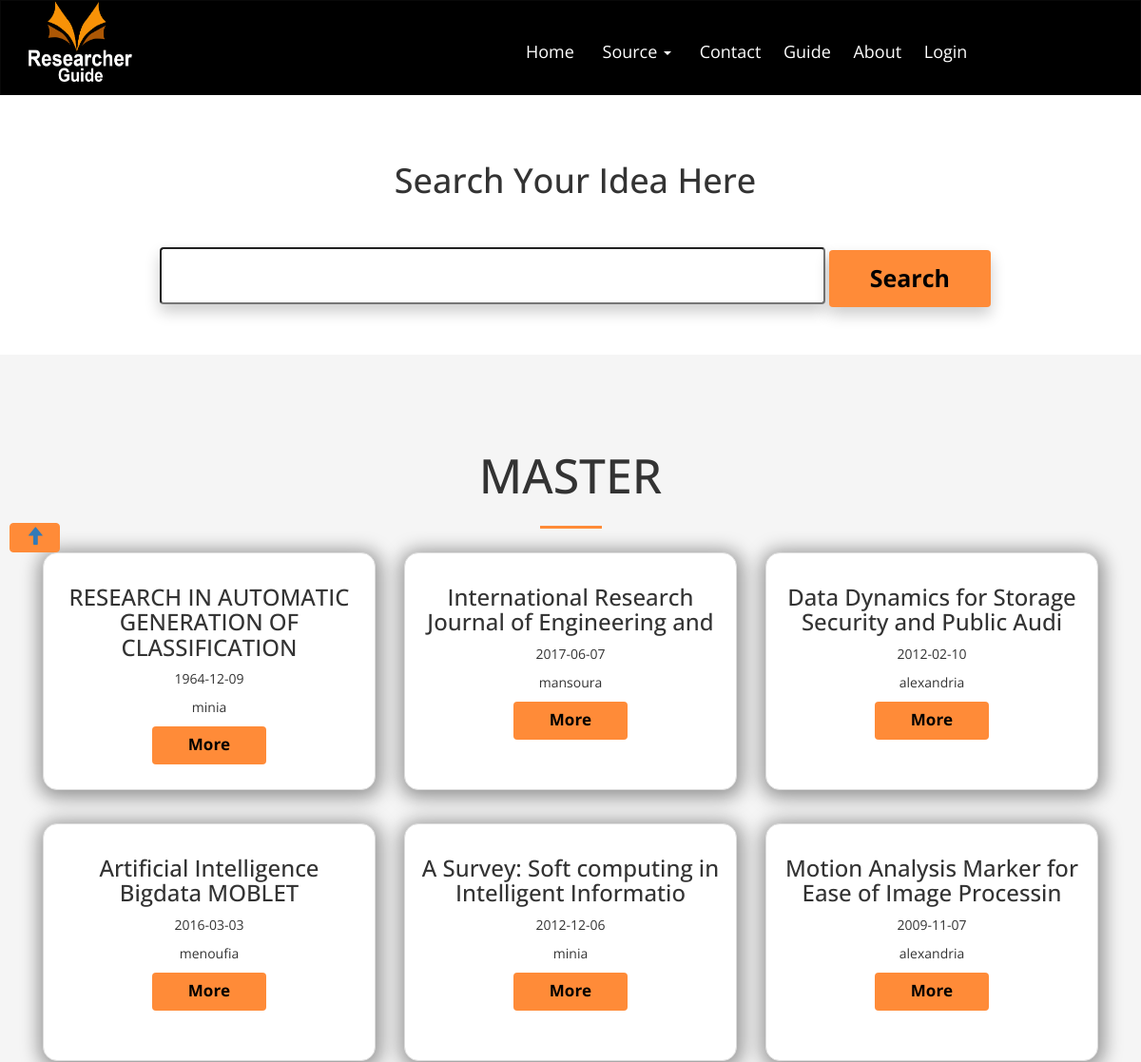
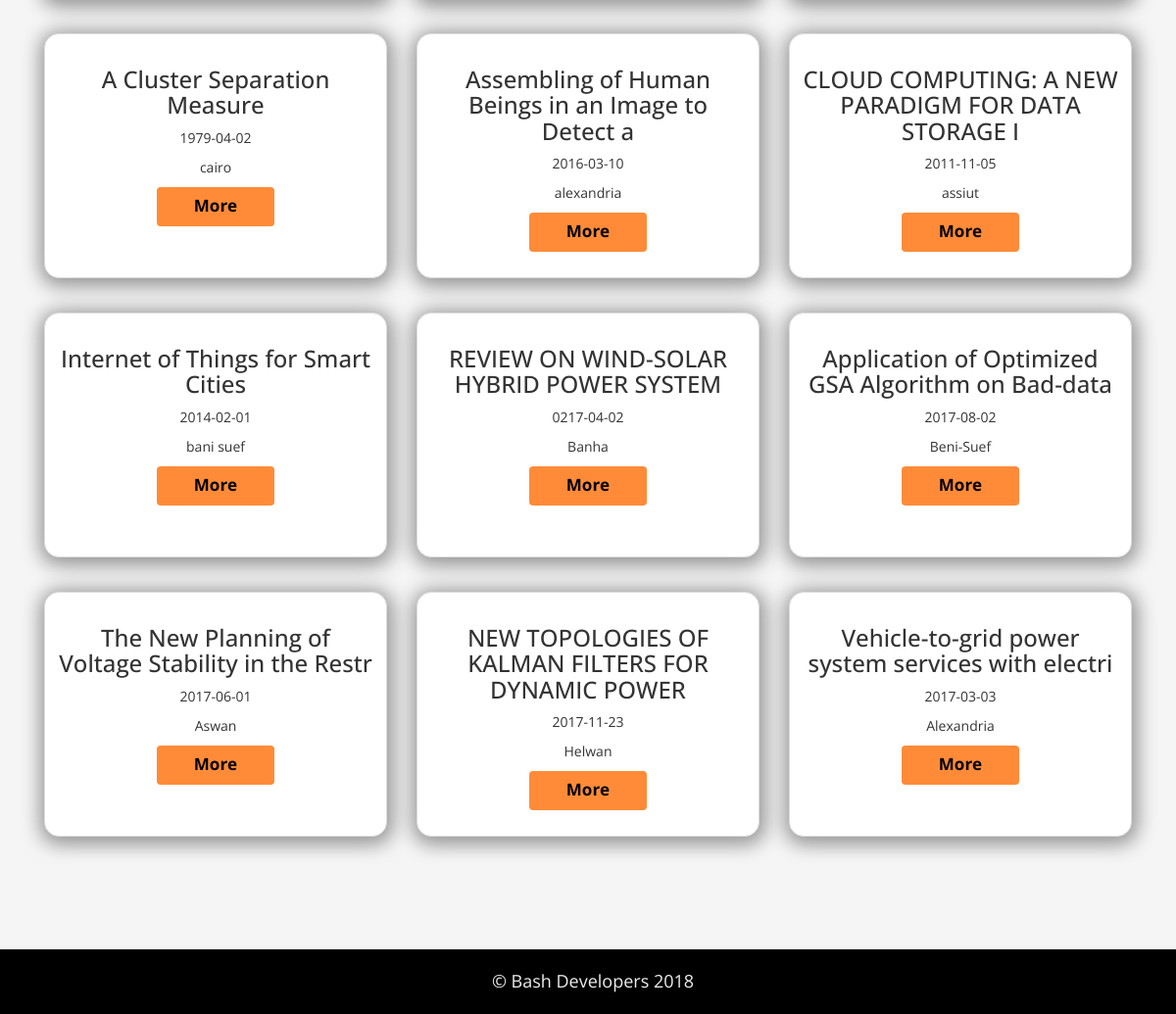
Screenshot of /mas.php with the database file from the repository (2 pictures, top to bottom).
### tables this page shows
CREATE TABLE `master` (
  `m_id` int(11) NOT NULL,
  `m_title` varchar(50) NOT NULL,
  `uni_name` varchar(50) NOT NULL,
  `faculty_name` varchar(50) NOT NULL,
  `m_preview` text NOT NULL,
  `m_date` date NOT NULL,
  `r_idFK` bigint(14) NOT NULL,
  `super_name` varchar(50) NOT NULL,
  `file` text NOT NULL
);

### mas.php (the view, shortened to what this page needs)
<?php
include("header.php");
include("navbar.php");
?>
<div class="searchdiv ">
  <div class="container animatedParent">
    <h1>Search Your Idea Here</h1>
    <form id="searchForm" method="post" action="searchresult_mas.php">
            <fieldset>
                <input class="sbox" id="s" name="search" type="text" />
                <input class="btn btnsearch animated shake " type="submit" name="submit" value="Search" id="submitButton" />
            </fieldset>
        </form>
  </div>
</div>
<div class="awesome text-center ">
        <div class="container animatedParent animateOnce">
            <h2 class="awesome-head h1 head-border-center uppercase animated bounceInDown slowest">Master</h2>
            <?php
                $select_user="SELECT * FROM master ";
                if($stmt =$connect->prepare($select_user))
                {
                        if($stmt->execute())
                        {
                            $result=$stmt->get_result();
                            while($row=$result->fetch_assoc())
                            {
                                echo "<div class='col-sm-6 col-md-4 animated bounceInLeft '>";
                                echo "<div class='thumbnail cedit'>";
                                echo "<div class='caption'>";
                                echo "<h3>".$row['m_title']."</h3>";
                                echo "<p>".$row['m_date']."</p>";
                                echo "<p>".$row['uni_name']."</p>";
                                echo "<p><a class='btn btnmore' role='button' href='view_ma.php?ma_id=".$_SESSION["ma_id"]."'>More</a> </p>";
                                echo "</div>";
                                echo "</div>";
                                echo "</div>";
                            }
                        }
                }
            ?>
        </div>
    </div>
<?php
include("footer.php");
?>

### css/main.css (style rules this page uses)
* { -webkit-box-sizing: border-box; -moz-box-sizing: border-box; box-sizing: border-box; }
body { font-family: 'Open Sans', sans-serif }
.searchdiv { display: block; margin: 30px auto; padding: 20px; text-align: center; }
.searchdiv h1 { margin-bottom: 50px; }
.searchdiv .sbox { width: 700px; height: 60px; border-radius: 4px; font-size: 18px; box-shadow: 0px 8px 16px 0px rgba(0, 0, 0, 0.2); }
.searchdiv .btnsearch { background-color: #ff8b38; color: black; height: 60px; width: 170px; font-size: 25px; padding-left: 40px; padding-right: 40px; font-weight: bold; transition: all .7s; box-shadow: 0px 8px 16px 0px rgba(0, 0, 0, 0.2); }
.awesome { padding: 80px 0; background-color: #f5f5f5; }
.awesome .awesome-head { font-size: 50px }
.uppercase { text-transform: uppercase; }
.head-border-center:after { content: ''; display: block; width: 65px; height: 3px; background-color: #ff8b38; margin: 25px auto; }
.btnmore { background-color: #ff8b38; color: black; height: 40px; width: 120px; font-size: 17px; font-weight: bold; text-align: center; }
.cedit { height: 250px; margin-bottom: 35px; border-radius: 15px; box-shadow: 1px 3px 19px 5px rgba(0, 0, 0, .4); }

### css/animations.css (style rules this page uses)
.animated { -webkit-animation-duration: 1s; animation-duration: 1s; -webkit-animation-fill-mode: both; animation-fill-mode: both; }
.slowest { -webkit-animation-duration: 3s; animation-duration: 3s; -webkit-animation-fill-mode: both; animation-fill-mode: both; }
.bounceInRight, .bounceInLeft, .bounceInUp, .bounceInDown { opacity:0; -webkit-transform: translateX(400px); transform: translateX(400px); }
.bounceInLeft.go { -webkit-animation-name: bounceInLeft; animation-name: bounceInLeft; }
.bounceInDown.go { -webkit-animation-name: bounceInDown; animation-name: bounceInDown; }
.shake.go { -webkit-animation-name: shake; animation-name: shake; }

### rows the page displays
master: m_title "RESEARCH IN AUTOMATIC GENERATION OF CLASSIFICATION", m_date "1964-12-09", uni_name "minia"
master: m_title "International Research Journal of Engineering and", m_date "2017-06-07", uni_name "mansoura"
master: m_title "Data Dynamics for Storage Security and Public Audi", m_date "2012-02-10", uni_name "alexandria"
master: m_title "Artificial Intelligence Bigdata MOBLET", m_date "2016-03-03", uni_name "menoufia"
master: m_title "A Survey: Soft computing in Intelligent Informatio", m_date "2012-12-06", uni_name "minia"
master: m_title "Motion Analysis Marker for Ease of Image Processin", m_date "2009-11-07", uni_name "alexandria"
master: m_title "A Cluster Separation Measure", m_date "1979-04-02", uni_name "cairo"
master: m_title "Assembling of Human Beings in an Image to Detect a", m_date "2016-03-10", uni_name "alexandria"
master: m_title "CLOUD COMPUTING: A NEW PARADIGM FOR DATA STORAGE I", m_date "2011-11-05", uni_name "assiut"
master: m_title "Internet of Things for Smart Cities", m_date "2014-02-01", uni_name "bani suef"
master: m_title "REVIEW ON WIND-SOLAR HYBRID POWER SYSTEM", m_date "0217-04-02", uni_name "Banha"
master: m_title "Application of Optimized GSA Algorithm on Bad-data", m_date "2017-08-02", uni_name "Beni-Suef"
master: m_title "The New Planning of Voltage Stability in the Restr", m_date "2017-06-01", uni_name "Aswan"
master: m_title "NEW TOPOLOGIES OF KALMAN FILTERS FOR DYNAMIC POWER", m_date "2017-11-23", uni_name "Helwan"
master: m_title "Vehicle-to-grid power system services with electri", m_date "2017-03-03", uni_name "Alexandria"
